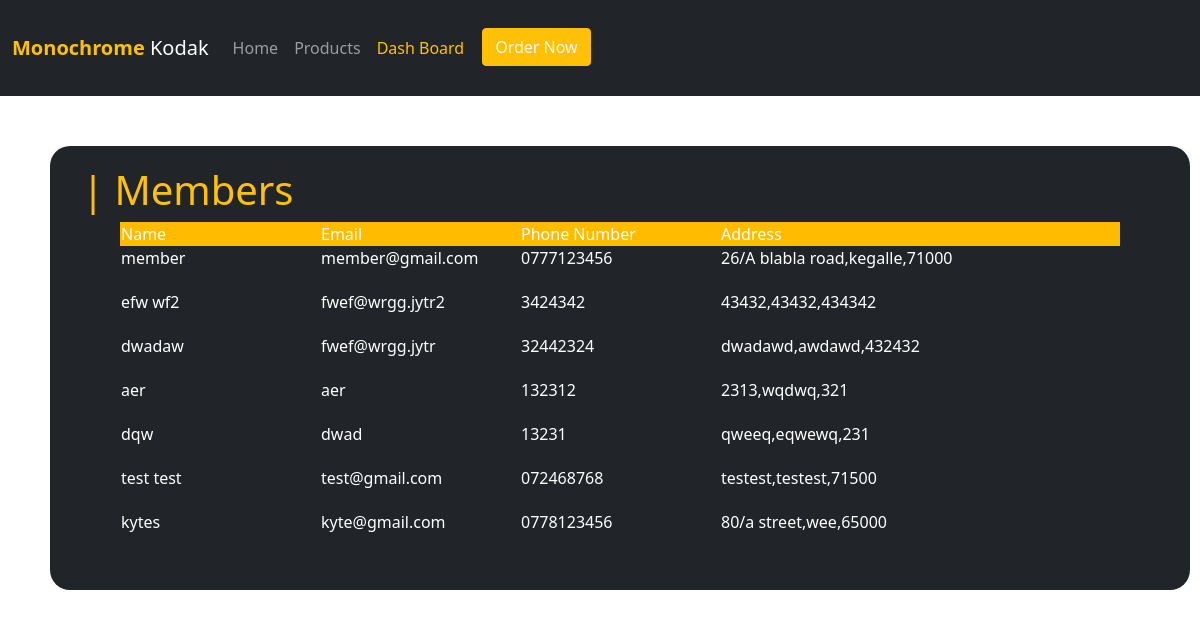
Page /admin/adminMembers.php (signed in) on the committed database.
### tables this page shows
CREATE TABLE IF NOT EXISTS `member` (
  `id` int(11) NOT NULL AUTO_INCREMENT,
  `name` varchar(100) NOT NULL,
  `email` varchar(100) NOT NULL,
  `phone` varchar(20) NOT NULL,
  `pass` varchar(100) NOT NULL,
  `address` varchar(200) NOT NULL,
  `city` varchar(100) NOT NULL,
  `zip` int(10) NOT NULL,
  PRIMARY KEY (`id`)
);

### admin/adminMembers.php (the view, shortened to what this page needs)
<?php
require_once '../db_config.php';
?>
<html lang="en">
<head>
    <link rel="stylesheet" href="../css/bootstrap.min.css">
    <link rel="stylesheet" href="../css/main.css">
    <link rel="stylesheet" href="https://use.fontawesome.com/releases/v5.7.0/css/all.css">
    <link rel="stylesheet" href="../css/bootstrap-icons.css">
</head>
<body>
     <nav class="navbar sticky-top navbar-expand-sm bg-dark navbar-dark">
      <div class="container-fluid">
        <ul class="navbar-nav">
          <a class="navbar-brand" href="#"><span class="text-warning">Monochrome</span> Kodak</a>
          <li class="nav-item">
            <a class="nav-link" href="../index.html">Home</a>
          </li>
         <li class="nav-item">
            <a class="nav-link" href="../products.html">Products</a>
          </li>
          <li class="nav-item">
              <a class="nav-link active text-warning" href="adminDashboard.php">Dash Board</a>
            </li>
          <div class="d-flex">
            <a href="../order.php"><button type="button" class="btn btn-warning text-light" style="margin-left: 10px;">Order Now</button></a>
          </div>
        </ul>
      </div>
  </nav>
    <div class="row container bg-dark" style="margin: 50px; padding:20px; border-radius: 20px;">
        <h1 class="col-3 text-warning">| Members</h1>
        <form action="" method="post">
        <table align="center">
                  <tr>
                    <td width="200" bgcolor="#ffbb00">Name</td>
                    <td width="200" bgcolor="#ffbb00">Email</td>
                    <td width="200" bgcolor="#ffbb00">Phone Number</td>
                    <td width="400" bgcolor="#ffbb00">Address</td>
                  </tr>
            </table>
          <?php
          $sql ="SELECT * FROM `member`";
          $result = mysqli_query($db,$sql);
          if(mysqli_num_rows($result)> 0)
          {
            while($row = mysqli_fetch_assoc($result))
            {
              ?>
            <table align="center">
                  <tr>
                  <td width="200"><?php echo $row['name']; ?></td>
                  <td width="200"><?php echo $row['email']; ?></td>
                  <td width="200"><?php echo $row['phone']; ?></td>
                  <td width="400"><?php echo $row['address']; ?>,<?php echo $row['city']; ?>,<?php echo $row['zip']; ?></td>
                </tr>
                <tr height="20">
                </table>
              <?php
            }
          }
              ?>
      </form>
    </div>
</body>
</html>

### css/main.css (style rules this page uses)
* { box-sizing: border-box; }
:root { --primary-colour: rgb(255, 187, 0); --secondary-colour: rgb(37, 37, 37); --lightbg: rgb(238, 238, 238) ; --grey-color: rgb(238, 238, 238); }
span { font-weight: 700; }
.container-fluid { height: 80px; }
td { color:white; align-content: center; }
li a { color:var(--secondary-colour) }
span { color: var(--primary-colour); }

### rows in the picture
member: name "member", email "member@gmail.com", phone "0777123456", address "26/A blabla road", city "kegalle", zip "71000"
member: name "efw wf2", email "fwef@wrgg.jytr2", phone "3424342", address "43432", city "43432", zip "434342"
member: name "dwadaw", email "fwef@wrgg.jytr", phone "32442324", address "dwadawd", city "awdawd", zip "432432"
member: name "aer", email "aer", phone "132312", address "2313", city "wqdwq", zip "321"
member: name "dqw", email "dwad", phone "13231", address "qweeq", city "eqwewq", zip "231"
member: name "test test", email "test@gmail.com", phone "072468768", address "testest", city "testest", zip "71500"
member: name "kytes", email "kyte@gmail.com", phone "0778123456", address "80/a street", city "wee", zip "65000"
